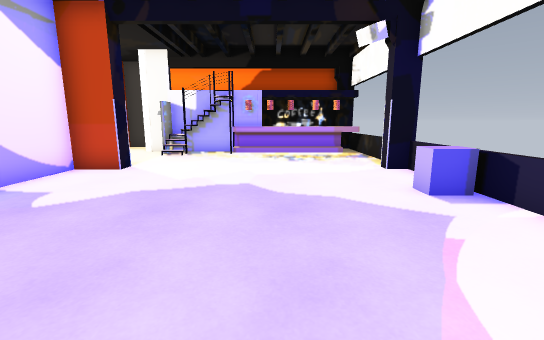
View 1 (above)

16 first-person views from a walk through a level from a Godot 3-D game. The camera is 1.3 m above the floor, tilts 10° down and sees 90° across. The floor is counted in squares, 1 m on a side. Each view is taken from the middle of a square. On the plan, view 1 faces up. The plan holds only what a view shows up to about 13 squares ahead; the rest is blank. Some surface patterns are stand-ins.

View 2
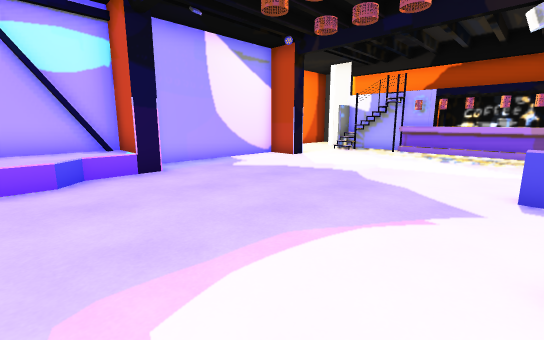

View 3
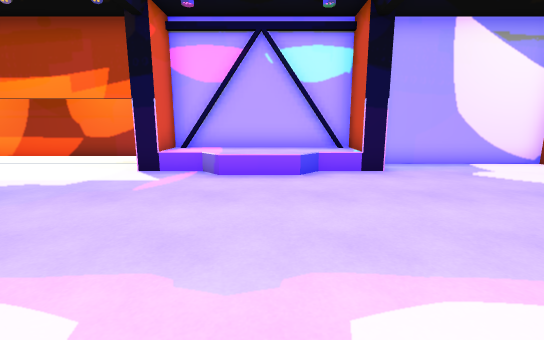

View 4
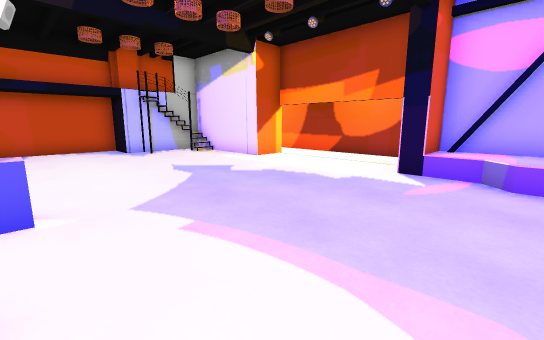

View 5
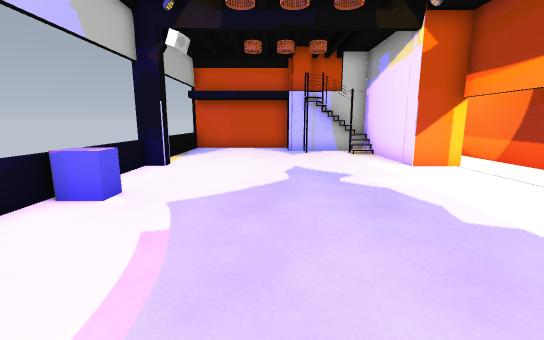

View 6
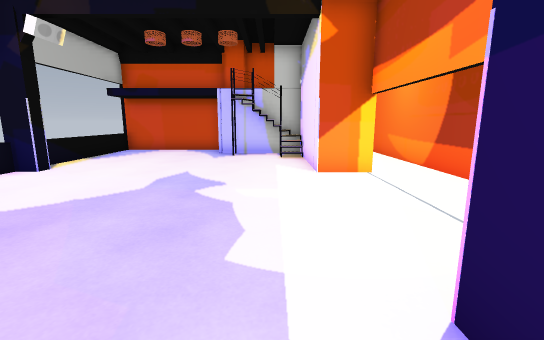

View 7
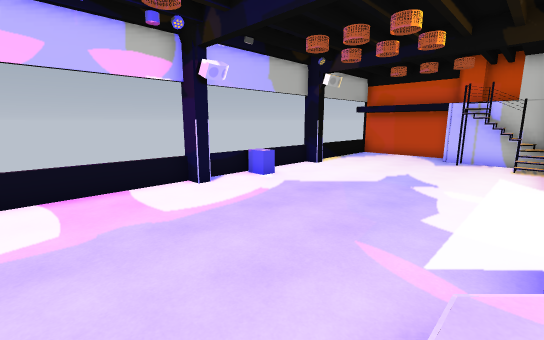

View 8
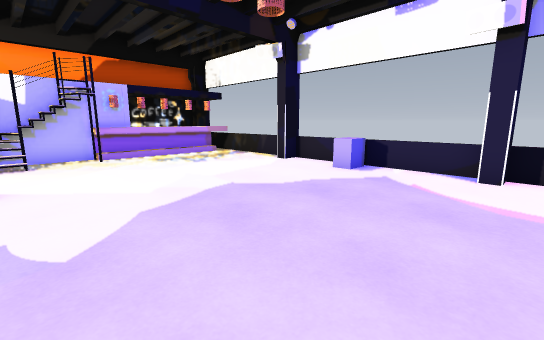

View 9
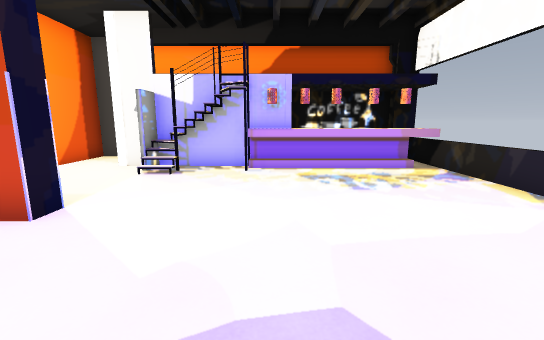

View 10
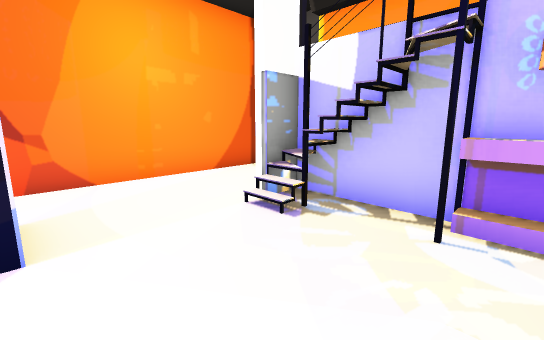

View 11
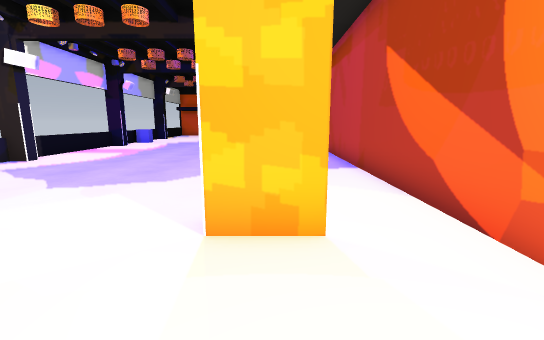

View 12
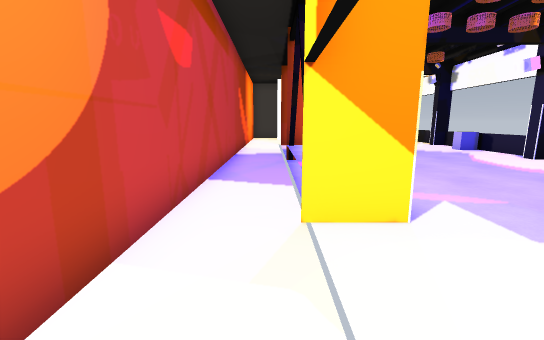

View 13
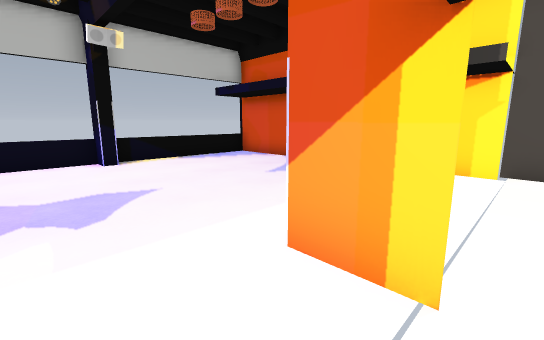

View 14
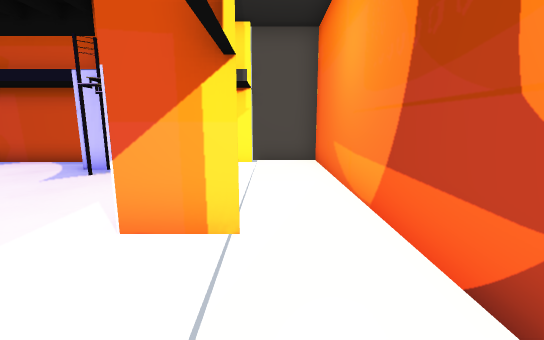

View 15
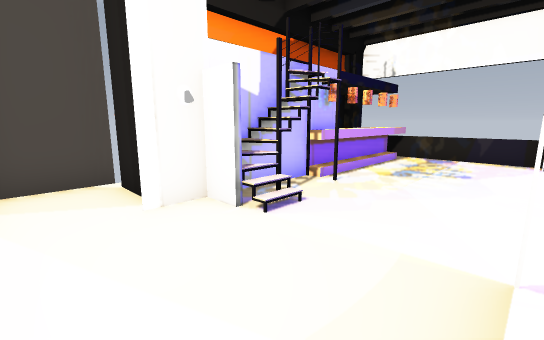

View 16
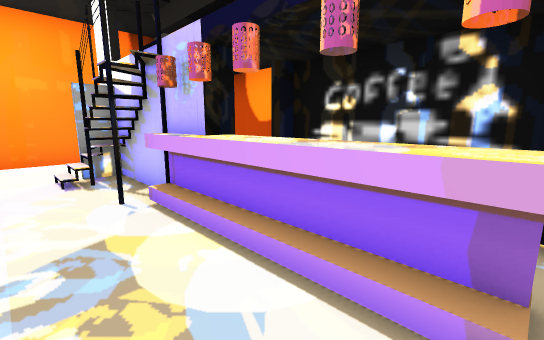

### Floor plan
Points are (right, up) in squares from view 1. A wall is a line through its corners. A room is listed if a view was taken in it or the views show most of it. See-through windows are left out.
Room 1 (views 1, 2, 3, 4, 5, 6, 7, 8, 9, 10, 11, 12, 13, 14, 15, 16)
walls: (-4.1, 1.4) (-5.5, 1.4); (-5.3, -2.4) (-5.3, -3.6); (-5.3, 1.1) (-5.3, -0.1); (3.2, -4) (3.8, -4); (3.8, 1.4) (3.2, 1.4) (3.2, 1.9) (3.8, 1.9); (-4.2, -10.4) (-4.2, -14.5) (-0.8, -14.5) (-0.8, -15.9) (4, -15.9); (-5.6, 8) (-4.2, 8) (-4.2, 7.4) (-5.5, 7.4) (-5.5, -4) (-4.2, -4) (-4.2, -4.6) (-5.6, -4.6); (-5.8, -10) (-4.4, -10); (3.1, -10) (3.8, -10); (-2.6, 11.2) (-3.6, 11.2); (-2.7, 11.2) (-3.3, 11.3); (-2.8, 11.4) (-3.3, 11.1); (-4.5, 11.2) (-4.5, 12.1); (-3.5, -13.6) (-2.5, -13.6); (0.6, 11.7) (-0.6, 11.7); (-1.4, 12.1) (-5.6, 12.1); (-4.4, 12.1) (-4.4, 11.2); (0.6, 12.1) (-0.6, 12.1); (-0.4, 12.6) (-0.4, 12); (3.8, 11.7) (1.4, 11.7); (-5.3, 12.9) (-5.3, 14); (-5.2, 14.4) (-7.5, 14.4) (-7.5, -16.3) (-5.2, -16.3)
low walls: (3.8, 1.9) (3.8, 7.4); (3.8, -4) (3.8, 1.4); (2.8, -7) (2.8, -6.4) (3.6, -6.4); (3.6, 4.7) (2.8, 4.7) (2.8, 5.4); (3.8, 7.9) (3.8, 12.1); (3.8, -10) (3.8, -4.9); (-3.3, 11.1) (-3.3, 12.1); (-2.8, 11.2) (-2.8, 12); (3.8, -13.8) (3.8, -11); (3.1, 12.1) (1.4, 12.1)
objects: column (-4, -10); column (-4, -5); other object (-4, 2); lamp (-1, 12); lamp (1, 12); column (3, 1); other object (3, 8)

Where each view was taken, in squares from view 1:
view 1: 0 up, 0 right, facing up
view 2: 1 down, 3 right, facing up-left
view 3: 1 down, 3 right, facing left
view 4: 2 down, 3 right, facing down-left
view 5: 2 down, 0 right, facing down
view 6: 3 down, 3 left, facing down
view 7: 0 up, 4 left, facing down-right
view 8: 1 up, 4 left, facing up-right
view 9: 4 up, 1 left, facing up
view 10: 8 up, 1 left, facing up-left
view 11: 11 up, 5 left, facing down
view 12: 8 down, 6 left, facing up
view 13: 8 down, 6 left, facing down-right
view 14: 7 down, 6 left, facing down
view 15: 8 up, 7 left, facing up-right
view 16: 10 up, 3 right, facing up-left
